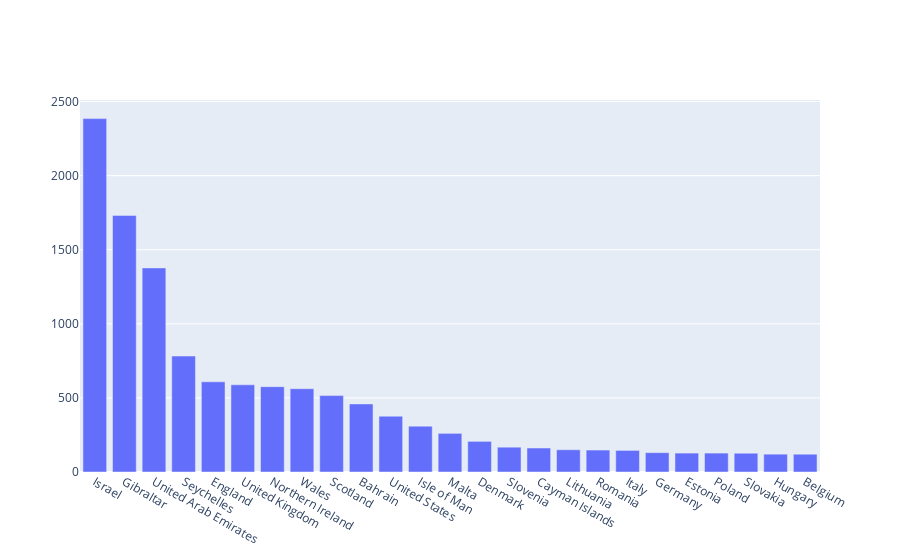

The notebook cell this image was saved under:
### Code cell
import plotly.graph_objects as go
fig = go.Figure(data=[go.Bar(x=df_covid_ph_vaccine_agg['country'],y=df_covid_ph_vaccine_agg['total_vaccinations_per_hundred'])])
#fig.update_layout('Israel is clearly leading the way')
fig.show()

### Figure 1 — Plotly figure (JSON) as saved in the notebook; plotly's stock layout.template omitted (floating-point values rounded to 4 significant figures)
{"data": [{"type": "bar", "x": ["Israel", "Gibraltar", "United Arab Emirates", "Seychelles", "England", "United Kingdom", "Northern Ireland", "Wales", "Scotland", "Bahrain", "United States", "Isle of Man", "Malta", "Denmark", "Slovenia", "Cayman Islands", "Lithuania", "Romania", "Italy", "Germany", "Estonia", "Poland", "Slovakia", "Hungary", "Belgium"], "y": [2385.0, 1732.0, 1377.0, 782.4, 608.5, 588.6, 575.9, 562.2, 515.7, 459.5, 376.6, 309.4, 260.7, 206.7, 167.4, 161.9, 150.1, 148.1, 145.8, 130.4, 127.7, 127.6, 126.7, 120.4, 120.1]}], "layout": {}}
